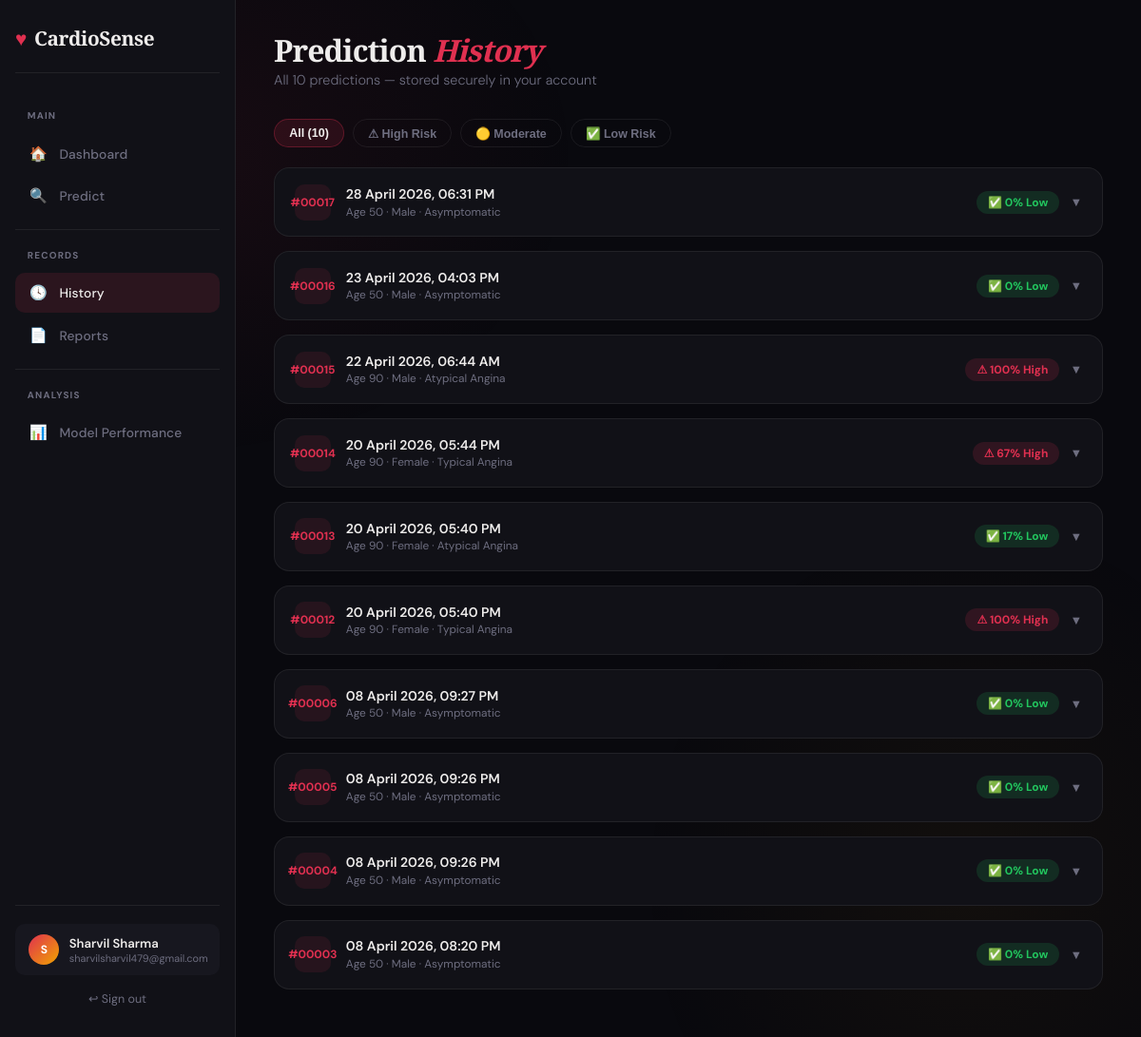
The app's page /history (signed in) with its own data.
### app.py (models this page shows)
class Prediction(db.Model):
    id           = db.Column(db.Integer, primary_key=True)
    user_id      = db.Column(db.Integer, db.ForeignKey('user.id'), nullable=False)
    created_at   = db.Column(db.DateTime, default=datetime.utcnow)
    age          = db.Column(db.Integer)
    sex          = db.Column(db.Integer)
    chestpain    = db.Column(db.Integer)
    rbp          = db.Column(db.Integer)
    cholesterol  = db.Column(db.Integer)
    fasting_bs   = db.Column(db.Integer)
    ecg          = db.Column(db.Integer)
    max_hr       = db.Column(db.Integer)
    angina       = db.Column(db.Integer)
    oldpeak      = db.Column(db.Float)
    st_slope     = db.Column(db.Integer)
    risk_pct     = db.Column(db.Integer)
    risk_label   = db.Column(db.String(20))
    results_json = db.Column(db.Text)

### app.py (the view)
@app.route('/history')
@login_required
def history():
    preds = Prediction.query.filter_by(user_id=session['user_id'])\
                            .order_by(Prediction.created_at.desc()).all()
    return render_template('history.html', predictions=preds, name=session['name'])

### app.py (called while the page is built)
@app.template_filter('from_json')
def from_json_filter(value):
    if not value:
        return []
    try:
        return json.loads(value)
    except Exception:
        return []

def login_required(f):
    @wraps(f)
    def decorated(*args, **kwargs):
        if 'user_id' not in session:
            return redirect(url_for('login'))
        return f(*args, **kwargs)
    return decorated

### templates/history.html (shortened to what this page needs)
{% extends "base.html" %}
{% block content %}
<div class="page-header">
  <h1>Prediction <em>History</em></h1>
  <p>All {{ predictions|length }} prediction{{ 's' if predictions|length != 1 else '' }} — stored securely in your account</p>
</div>
{% if predictions %}
<div class="filter-bar">
  <button class="fb active" onclick="filt('all',this)">All ({{ predictions|length }})</button>
  <button class="fb" onclick="filt('high',this)">⚠ High Risk</button>
  <button class="fb" onclick="filt('moderate',this)">🟡 Moderate</button>
  <button class="fb" onclick="filt('low',this)">✅ Low Risk</button>
</div>
{% for p in predictions %}
{% set results_list = p.results_json | from_json %}
<div class="hcard" data-risk="{{ p.risk_label }}">
  <div class="hc-head" onclick="tog({{ loop.index }})">
    <div class="hc-num">#{{ '%05d' % p.id }}</div>
    <div class="hc-meta">
      <h4>{{ p.created_at.strftime('%d %B %Y, %I:%M %p') }}</h4>
      <p>
        Age {{ p.age }} &middot;
        {{ 'Male' if p.sex==0 else 'Female' }} &middot;
        {% if p.chestpain==0 %}Atypical Angina
        {% elif p.chestpain==1 %}Non-Anginal Pain
        {% elif p.chestpain==2 %}Asymptomatic
        {% else %}Typical Angina{% endif %}
      </p>
    </div>
    <div class="hc-right">
      <span class="risk-badge risk-{{ p.risk_label }}">
        {{ '⚠' if p.risk_label=='high' else ('🟡' if p.risk_label=='moderate' else '✅') }}
        {{ p.risk_pct }}% {{ p.risk_label|capitalize }}
      </span>
      <span class="chevron" id="chev{{ loop.index }}">▼</span>
    </div>
  </div>
</div>
{% endfor %}
{% endif %}
{% endblock %}

### templates/base.html (style rules this page uses)
:root { --bg:#09090e; --surface:#111117; --surface2:#17171f; --border:rgba(255,255,255,0.07); --accent:#e03050; --gold:#f0a500; --text:#eeeceb; --muted:#6e6e80; --success:#22c55e; --warn:#f0a500; --glow:0 0 40px rgba(224,48,80,0.1); --radius:16px; }
*,*::before,*::after { box-sizing:border-box;margin:0;padding:0 }
html { scroll-behavior:smooth }
body { background:var(--bg);color:var(--text);font-family:'DM Sans',sans-serif;min-height:100vh;overflow-x:hidden }
body::before { content:'';position:fixed;inset:0;background:radial-gradient(ellipse 55% 45% at 15% 15%,rgba(224,48,80,.07) 0%,transparent 65%),radial-gradient(ellipse 45% 55% at 85% 85%,rgba(240,165,0,.045) 0%,transparent 65%);pointer-events:none;z-index:0 }
.page-header { margin-bottom:2rem }
.page-header h1 { font-family:'Playfair Display',serif;font-size:2rem;font-weight:900;letter-spacing:-.03em;line-height:1.1;margin-bottom:.3rem }
.page-header h1 em { font-style:italic;color:var(--accent) }
.page-header p { color:var(--muted);font-size:.9rem;font-weight:300 }
.risk-badge { display:inline-flex;align-items:center;gap:.35rem;padding:.25rem .75rem;border-radius:50px;font-size:.75rem;font-weight:700 }
.risk-high { background:rgba(224,48,80,.15);color:var(--accent) }
.risk-low { background:rgba(34,197,94,.15);color:var(--success) }

### templates/history.html (style rules this page uses)
.hcard { background:var(--surface);border:1px solid var(--border);border-radius:var(--radius);margin-bottom:.9rem;overflow:hidden;transition:border-color .25s }
.hc-head { display:flex;align-items:center;gap:1rem;padding:1.05rem 1.3rem;cursor:pointer }
.hc-num { width:38px;height:38px;background:rgba(224,48,80,.1);border-radius:10px;display:flex;align-items:center;justify-content:center;font-size:.75rem;font-weight:700;color:var(--accent);flex-shrink:0 }
.hc-meta { flex:1;min-width:0 }
.hc-meta h4 { font-size:.88rem;font-weight:600;margin-bottom:.12rem }
.hc-meta p { font-size:.74rem;color:var(--muted) }
.hc-right { display:flex;align-items:center;gap:.7rem;flex-shrink:0 }
.chevron { color:var(--muted);font-size:.8rem;transition:transform .25s;flex-shrink:0 }
.filter-bar { display:flex;gap:.55rem;margin-bottom:1.3rem;flex-wrap:wrap }
.fb { padding:.4rem .95rem;border-radius:50px;font-size:.78rem;font-weight:600;cursor:pointer;border:1px solid var(--border);background:transparent;color:var(--muted);transition:all .2s }
.fb.active,.fb:hover { background:rgba(224,48,80,.12);border-color:rgba(224,48,80,.3);color:var(--text) }

### records on screen
Prediction: id "00017", created_at "28 April 2026, 06:31 PM", age "50", sex "Male", chestpain "Asymptomatic", risk_label "✅", risk_pct "0", risk_label "Low"
Prediction: id "00016", created_at "23 April 2026, 04:03 PM", age "50", sex "Male", chestpain "Asymptomatic", risk_label "✅", risk_pct "0", risk_label "Low"
Prediction: id "00015", created_at "22 April 2026, 06:44 AM", age "90", sex "Male", chestpain "Atypical Angina", risk_label "⚠", risk_pct "100", risk_label "High"
Prediction: id "00014", created_at "20 April 2026, 05:44 PM", age "90", sex "Female", chestpain "Typical Angina", risk_label "⚠", risk_pct "67", risk_label "High"
Prediction: id "00013", created_at "20 April 2026, 05:40 PM", age "90", sex "Female", chestpain "Atypical Angina", risk_label "✅", risk_pct "17", risk_label "Low"
Prediction: id "00012", created_at "20 April 2026, 05:40 PM", age "90", sex "Female", chestpain "Typical Angina", risk_label "⚠", risk_pct "100", risk_label "High"
Prediction: id "00006", created_at "08 April 2026, 09:27 PM", age "50", sex "Male", chestpain "Asymptomatic", risk_label "✅", risk_pct "0", risk_label "Low"
Prediction: id "00005", created_at "08 April 2026, 09:26 PM", age "50", sex "Male", chestpain "Asymptomatic", risk_label "✅", risk_pct "0", risk_label "Low"
Prediction: id "00004", created_at "08 April 2026, 09:26 PM", age "50", sex "Male", chestpain "Asymptomatic", risk_label "✅", risk_pct "0", risk_label "Low"
Prediction: id "00003", created_at "08 April 2026, 08:20 PM", age "50", sex "Male", chestpain "Asymptomatic", risk_label "✅", risk_pct "0", risk_label "Low"

### other values on screen
{{ session.name[0]|upper }} "S"
{{ session.name }} "Sharvil Sharma"
{{ session.email }} "sharvilsharvil479@gmail.com"
{{ predictions|length }} "10"
{{ 's' if predictions|length != 1 else '' }} "s"
